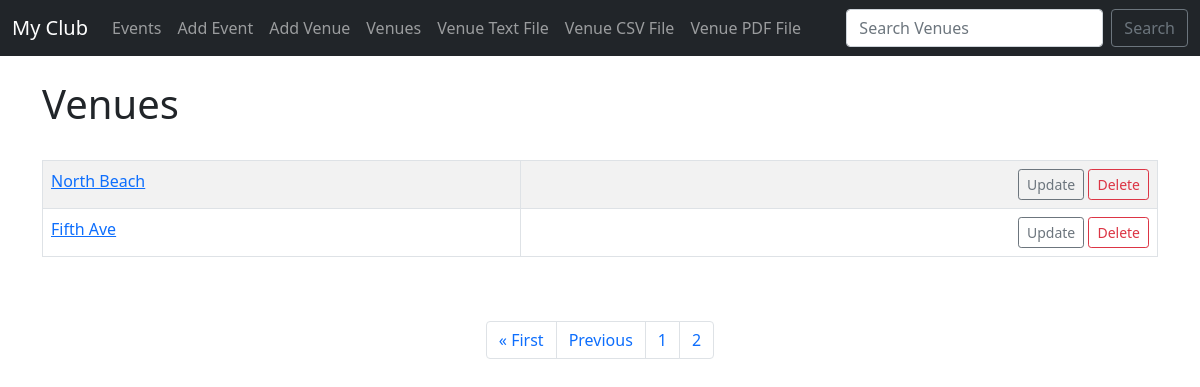
/list_venues?page=3, run on an earlier commit of the app's database.
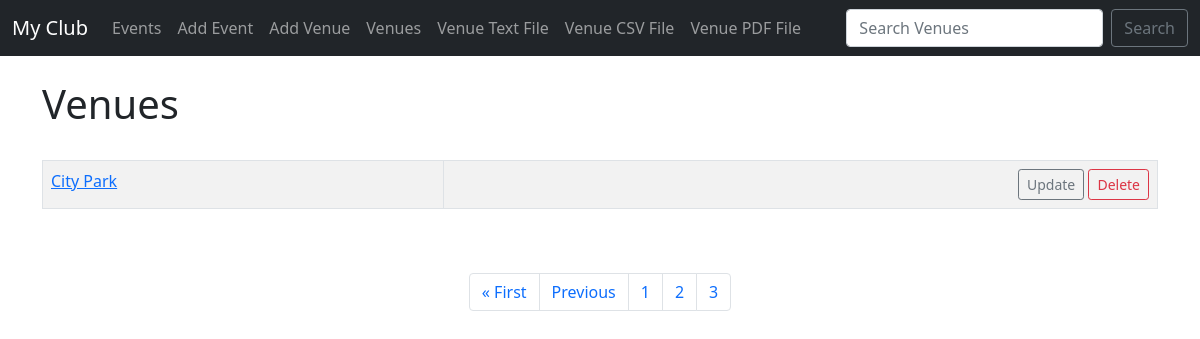
And on a later commit of the database.
### events/models.py (models this page shows)
class Venue(models.Model):
    name = models.CharField('Venue Name', max_length=120)
    address = models.CharField(max_length=300)
    zip_code = models.CharField('Zip Code', max_length=15)
    phone = models.CharField('Contact Phone', max_length=25, blank=True)
    web = models.URLField('Website Address', blank=True)
    email_address = models.EmailField('Email Address', blank=True)
    def __str__(self):
        return self.name

### events/views.py (the view)
# urls.py: path('list_venues', views.list_venues, name="list-venues"),
def list_venues(request):
    venue_list = Venue.objects.all()
    p = Paginator(Venue.objects.all(), 2)
    page = request.GET.get('page')
    venues = p.get_page(page)
    nums = "a" * venues.paginator.num_pages
    return render(request,
        'events/venue.html', {
        "venue_list": venue_list,
        "venues": venues,
        "nums": nums
        })

### events/templates/events/venue.html (shortened to what this page needs)
{% extends 'events/base.html' %}
{% block content %}
  <h1>Venues</h1>
  <br/>
  <table class="table table-striped table-hover table-bordered">
  {% for venue in venues %}
    <tr>
      <td>
    <a href="{% url 'show-venue' venue.id %}">{{ venue }}</a>
      </td>
      <td align="right">
        <a href="{% url 'update-venue' venue.id %}" class="btn btn-outline-secondary btn-sm">Update</a>
        <a href="{% url 'delete-venue' venue.id %}" class="btn btn-outline-danger btn-sm">Delete</a>
      </td>
    </tr>
  {% endfor %}
  </table>
  <br/><br/>
  <nav aria-label="Page navigation example">
    <ul class="pagination justify-content-center">
      {% if venues.has_previous %}
        <li class="page-item"><a class="page-link" href="?page=1">&laquo First</a></li>
        <li class="page-item"><a class="page-link" href="?page={{ venues.previous_page_number }}">Previous</a></li>
      {% endif %}
      {% for i in nums %}
        <li class="page-item"><a class="page-link" href="?page={{ forloop.counter }}">{{ forloop.counter }}</a></li>
      {% endfor %}
    </ul>
  </nav>
{% endblock %}

What changed in the data, as far as the page shows it:
no longer on this page (row unchanged): Venue: name "North Beach"
no longer on this page (row unchanged): Venue: name "Fifth Ave"
added Venue: name "City Park"
Also different on the page:
new list line: "3"
